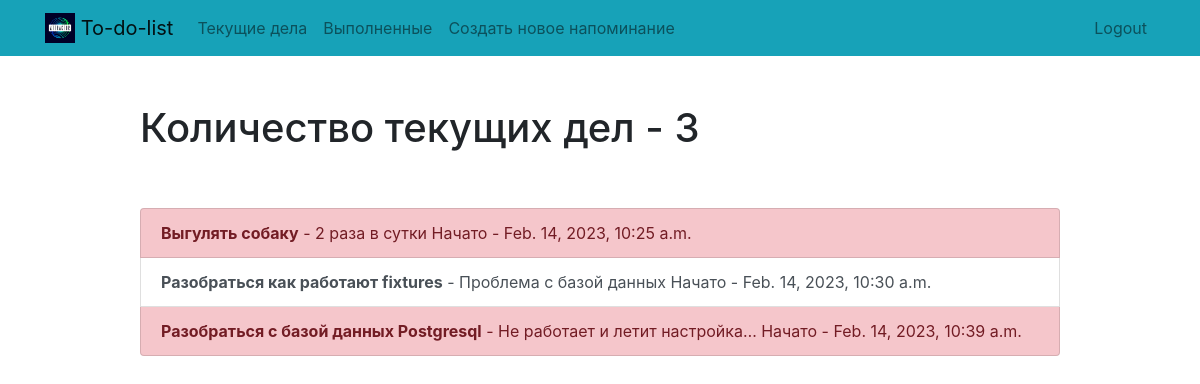
/current/ (signed in), run on the app's committed database.
### todo/models.py (models this page shows, shortened)
class Todolist(models.Model):
    title = models.CharField(max_length=100)
    memo = models.TextField(blank=True)
    date_created = models.DateTimeField(auto_now_add=True)
    date_completed = models.DateTimeField(null=True, blank=True)
    important = models.BooleanField(default=False)
    user = models.ForeignKey(User, on_delete=models.CASCADE)

### todo/views.py (the view)
# urls.py: path('current/', views.currenttodos, name='currenttodos'),
@login_required()
def currenttodos(request):
    todos = Todolist.objects.filter(user=request.user, date_completed__isnull=True)
    return render(request, 'todo/currenttodos.html', {'todos': todos})

### templates/todo/currenttodos.html
{% extends "todo/base.html" %}
{% block content %}
    <div class="row justify-content-center mt-5">
        <div class="col-md-10">
            {% if todos %}
                 <h1> Количество текущих дел - {{ todos.count }}</h1>
            {% else %}
                           <h1>Текущие дела</h1>
            {% endif %}
        </div>
    </div>
    <div class="row justify-content-center mt-5">
        <div class="col-md-10">
        {% if todos %}
            <div class="list-group">
                {% for todo in todos %}
                    <a href="{% url 'viewtodo' todo.id %}" class="list-group-item list-group-item-action{% if todo.important %} list-group-item-danger{% endif %}"><b>{{ todo.title }}</b>{% if todo.memo %} - {{ todo.memo|truncatechars:30 }} Начато - {{ todo.date_created }}{% endif %}</a>
                {% endfor %}
            </div>
        {% else %}
            <div class="text-center">
                <h2>У вас не пока никаких дел</h2>
            <br>
            <a role="button" class="btn btn-primary" href="{% url 'createtodo' %}">Новое дело</a>
            </div>
        {% endif %}
        </div>
    </div>
{% endblock %}

### templates/todo/base.html (shortened to what this page needs)
{% load static %}
<!doctype html>
<html lang="en">
<head>
    <link rel="stylesheet" href="https://stackpath.bootstrapcdn.com/bootstrap/4.4.1/css/bootstrap.min.css">
</head>
<body>
<nav class="navbar navbar-expand-md navbar-light bg-info">
<div class="container">
    <a class="navbar-brand" href="{% url 'home' %}">
         <img src="{% static 'todo/logo.png' %}" width="30" height="30" class="d-inline-block align-top">
        <span>To-do-list</span>
    </a>
    <div class="collapse navbar-collapse" id="navbarNav">
    {% if user.is_authenticated %}
        <ul class="navbar-nav mr-auto">
                <li class="nav-item {{ current }}">
                    <a class="nav-link" href="{% url 'currenttodos' %}">Текущие дела</a>
                </li>
                <li class="nav-item {{ completed }}">
                    <a class="nav-link" href="{% url 'completedtodos' %}">Выполненные</a>
                </li>
                <li class="nav-item {{ create }}">
                    <a class="nav-link" href="{% url 'createtodo' %}">Создать новое напоминание</a>
                </li>
        </ul>
    {% endif %}
    <ul class="navbar-nav ml-auto">
            {% if user.is_authenticated %}
                <li class="nav-item">
                    <a href="#" onclick="$('#signOutBtn').click()" class="nav-link">Logout</a>
                </li>
            {% endif %}
        </ul>
    </div>
</div>
</nav>
<div class="container">
{% block content %}{% endblock %}
</div>
</body>
</html>

### data on the page
Todolist: title "Выгулять собаку", memo "2 раза в сутки", date_created "Feb. 14, 2023, 10:25 a.m."
Todolist: title "Разобраться как работают fixtures", memo "Проблема с базой данных", date_created "Feb. 14, 2023, 10:30 a.m."
Todolist: title "Разобраться с базой данных Postgresql", memo "Не работает и летит настройка…", date_created "Feb. 14, 2023, 10:39 a.m."

### other printed values
{{ todos.count }} "3"
